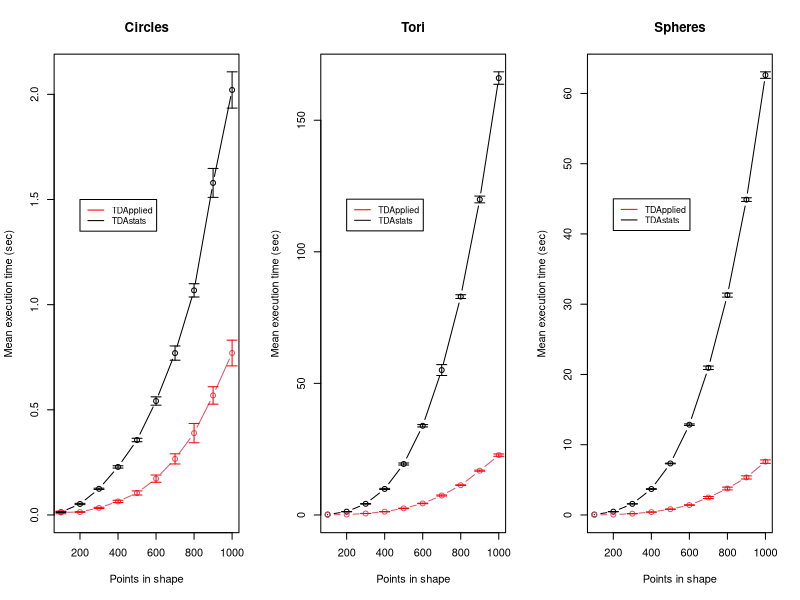
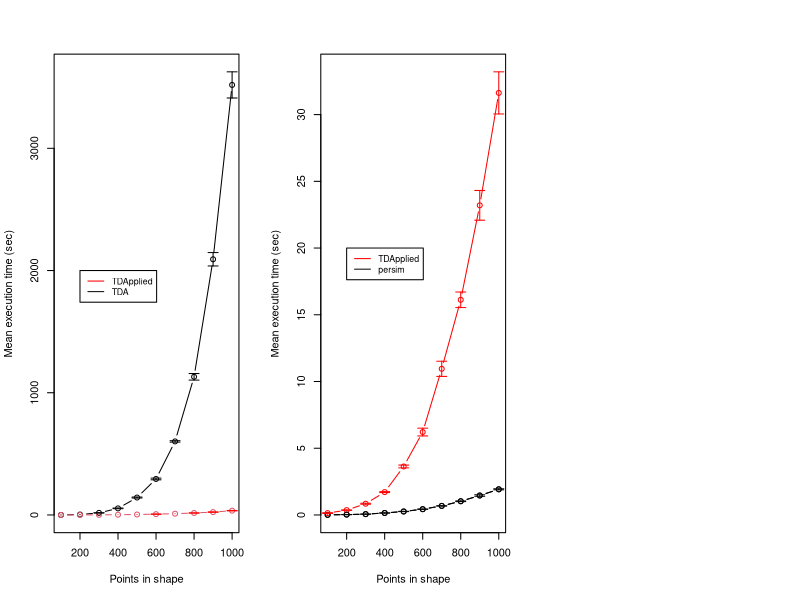

Source code (R) for these figures, in order:
## ---- chunk 1
knitr::opts_chunk$set(echo = TRUE)
## ---- chunk 2
summary_table_circle = data.frame(n_row = rep(seq(100,1000,100),each = 2),mean = c(0.01196892,0.01326358,0.01396093,0.05216095,0.03361042,0.12436731,0.06431270,0.22828629,0.10450339,0.35640080,0.17263622,0.54174340,0.26653392,0.76970870,0.38913472,1.06795118,0.56827831,1.57888129,0.77001960,2.02081304),sd = c(0.010148940,0.002938113,0.002576150,0.004909125,0.004535042,0.004654923,0.008832229,0.008654974,0.015860676,0.013255301,0.027655884,0.031779819,0.038884235,0.054684568,0.074091101,0.050891635,0.066695288,0.110982818,0.098805909,0.139048883),package = rep(c("TDApplied","TDAstats"),10))

summary_table_torus = data.frame(n_row = rep(seq(100,1000,100),each = 2),mean = c(0.0270284175872803,0.166255307197571,0.165945911407471,1.25921893119812,0.547216653823853,4.23308880329132,1.25613822937012,9.88947887420654,2.50379593372345,19.3656851053238,4.3738107919693,33.8885488033295,7.39101943969727,55.0618635654449,11.3016363143921,82.9730611801147,16.8212526082993,119.886588406563,22.7343117952347,166.021493530273),sd = c(0.00628026852286816,0.0207818797344753,0.0132287396951078,0.0617468263761529,0.0395387975829715,0.196572350595388,0.0412505644501839,0.351000536768941,0.142517673337179,0.621714418760195,0.139799366288941,0.715119581947307,0.330074208165256,3.34031068711377,0.216260497620014,1.14642158540614,0.328511302110799,2.05599729628367,0.703949594742105,3.81173452337388),package = rep(c("TDApplied","TDAstats"),10))

summary_table_sphere = data.frame(n_row = rep(seq(100,1000,100),each = 2),mean = c(0.0109694957733154,0.0594853162765503,0.0540436983108521,0.469167232513428,0.182804441452026,1.57912936210632,0.410391473770142,3.69215035438538,0.822147560119629,7.32947452068329,1.40918028354645,12.8482979059219,2.47986209392548,20.9446493387222,3.76364696025848,31.2942998409271,5.3408855676651,44.884921503067,7.59271986484528,62.6113245010376),sd = c(0.00193647497299544,0.00600547924173666,0.00563514382927968,0.0210564179408907,0.0129015865529426,0.0403660633577451,0.0218388344325696,0.077772517180065,0.0319754379649263,0.0762356686089166,0.0567664459109207,0.171412828638123,0.240398206520162,0.398396221629952,0.320522372278111,0.459994662433323,0.365647918767674,0.417413443923572,0.394211392866084,0.746903966284143),package = rep(c("TDApplied","TDAstats"),10))
## ---- chunk 3
par(mfrow = c(1,3))
plot(summary_table_circle$n_row[summary_table_circle$package=="TDAstats"], 
     summary_table_circle$mean[summary_table_circle$package=="TDAstats"], 
     type="b",
     xlim=range(summary_table_circle$n_row),
     ylim=range(0,summary_table_circle$mean+1.96*summary_table_circle$sd/sqrt(10)),
     xlab = "Points in shape",ylab = "Mean execution time (sec)",
     main = "Circles")
lines(summary_table_circle$n_row[summary_table_circle$package=="TDApplied"],
      summary_table_circle$mean[summary_table_circle$package=="TDApplied"], 
      col=2, type="b")
legend(x = 200,y = 1.5,legend = c("TDApplied","TDAstats"),
       col = c("red","black"),lty = c(1,1),cex = 0.8)
arrows(summary_table_circle$n_row[summary_table_circle$package == "TDApplied"], 
       summary_table_circle$mean[summary_table_circle$package == "TDApplied"]
       -1.96*summary_table_circle$sd[summary_table_circle$package == "TDApplied"]/sqrt(10),
       summary_table_circle$n_row[summary_table_circle$package == "TDApplied"], 
       summary_table_circle$mean[summary_table_circle$package == "TDApplied"]
       +1.96*summary_table_circle$sd[summary_table_circle$package == "TDApplied"]/sqrt(10), 
       length=0.05, angle=90, code=3,col = "red")
arrows(summary_table_circle$n_row[summary_table_circle$package == "TDAstats"], 
       summary_table_circle$mean[summary_table_circle$package == "TDAstats"]
       -1.96*summary_table_circle$sd[summary_table_circle$package == "TDAstats"]/sqrt(10), 
       summary_table_circle$n_row[summary_table_circle$package == "TDAstats"], 
       summary_table_circle$mean[summary_table_circle$package == "TDAstats"]
       +1.96*summary_table_circle$sd[summary_table_circle$package == "TDAstats"]/sqrt(10), 
       length=0.05, angle=90, code=3,col = "black")

plot(summary_table_torus$n_row[summary_table_torus$package=="TDAstats"], 
     summary_table_torus$mean[summary_table_torus$package=="TDAstats"], 
     type="b",
     xlim=range(summary_table_torus$n_row),
     ylim=range(0,summary_table_torus$mean+1.96*summary_table_torus$sd/sqrt(10)),
     xlab = "Points in shape",ylab = "Mean execution time (sec)",
     main = "Tori")
lines(summary_table_torus$n_row[summary_table_torus$package=="TDApplied"],
      summary_table_torus$mean[summary_table_torus$package=="TDApplied"], 
      col=2, type="b")
legend(x = 200,y = 120,legend = c("TDApplied","TDAstats"),
       col = c("red","black"),lty = c(1,1),cex = 0.8)
arrows(summary_table_torus$n_row[summary_table_torus$package == "TDApplied"], 
       summary_table_torus$mean[summary_table_torus$package == "TDApplied"]
       -1.96*summary_table_torus$sd[summary_table_torus$package == "TDApplied"]/sqrt(10),
       summary_table_torus$n_row[summary_table_torus$package == "TDApplied"], 
       summary_table_torus$mean[summary_table_torus$package == "TDApplied"]
       +1.96*summary_table_torus$sd[summary_table_torus$package == "TDApplied"]/sqrt(10), 
       length=0.05, angle=90, code=3,col = "red")
arrows(summary_table_torus$n_row[summary_table_torus$package == "TDAstats"], 
       summary_table_torus$mean[summary_table_torus$package == "TDAstats"]
       -1.96*summary_table_torus$sd[summary_table_torus$package == "TDAstats"]/sqrt(10), 
       summary_table_torus$n_row[summary_table_torus$package == "TDAstats"], 
       summary_table_torus$mean[summary_table_torus$package == "TDAstats"]
       +1.96*summary_table_torus$sd[summary_table_torus$package == "TDAstats"]/sqrt(10), 
       length=0.05, angle=90, code=3,col = "black")

plot(summary_table_sphere$n_row[summary_table_sphere$package=="TDAstats"], 
     summary_table_sphere$mean[summary_table_sphere$package=="TDAstats"], 
     type="b",
     xlim=range(summary_table_sphere$n_row),
     ylim=range(0,summary_table_sphere$mean+1.96*summary_table_sphere$sd/sqrt(10)),
     xlab = "Points in shape",ylab = "Mean execution time (sec)",
     main = "Spheres")
lines(summary_table_sphere$n_row[summary_table_sphere$package=="TDApplied"],
      summary_table_sphere$mean[summary_table_sphere$package=="TDApplied"], 
      col=2, type="b")
legend(x = 200,y = 45,legend = c("TDApplied","TDAstats"),
       col = c("red","black"),lty = c(1,1),cex = 0.8)
arrows(summary_table_sphere$n_row[summary_table_sphere$package == "TDApplied"], 
       summary_table_sphere$mean[summary_table_sphere$package == "TDApplied"]
       -1.96*summary_table_sphere$sd[summary_table_sphere$package == "TDApplied"]/sqrt(10),
       summary_table_sphere$n_row[summary_table_sphere$package == "TDApplied"], 
       summary_table_sphere$mean[summary_table_sphere$package == "TDApplied"]
       +1.96*summary_table_sphere$sd[summary_table_sphere$package == "TDApplied"]/sqrt(10), 
       length=0.05, angle=90, code=3,col = "red")
arrows(summary_table_sphere$n_row[summary_table_sphere$package == "TDAstats"], 
       summary_table_sphere$mean[summary_table_sphere$package == "TDAstats"]
       -1.96*summary_table_sphere$sd[summary_table_sphere$package == "TDAstats"]/sqrt(10), 
       summary_table_sphere$n_row[summary_table_sphere$package == "TDAstats"], 
       summary_table_sphere$mean[summary_table_sphere$package == "TDAstats"]
       +1.96*summary_table_sphere$sd[summary_table_sphere$package == "TDAstats"]/sqrt(10), 
       length=0.05, angle=90, code=3,col = "black")
## ---- chunk 4
summary_table = data.frame(n_row = rep(seq(100,1000,100),each = 2),mean = c(0.133,0.220,0.398,3.430,0.953,17.054,1.955,53.896,3.760,142.524,6.604,294.552,10.466,601.802,16.169,1130.289,23.458,2091.953,35.098,3518.517),sd = c(0.022,0.016,0.035,0.186,0.094,1.1889,0.130,4.501,0.211,5.924,0.772,11.244,0.623,9.064,0.989,43.385,1.989,88.432,2.747,172.684),package = rep(c("TDApplied","TDA"),10))

# plot table
plot(summary_table$n_row[summary_table$package=="TDA"], summary_table$mean[summary_table$package=="TDA"], type="b",
     xlim=range(summary_table$n_row), ylim=range(0,summary_table$mean+1.96*summary_table$sd/sqrt(10)),xlab = "Points in shape",ylab = "Mean execution time (sec)")
lines(summary_table$n_row[summary_table$package=="TDApplied"], summary_table$mean[summary_table$package=="TDApplied"], col=2, type="b")
legend(x = 200,y = 2000,legend = c("TDApplied","TDA"),col = c("red","black"),lty = c(1,1),cex = 0.8)
arrows(summary_table$n_row[summary_table$package == "TDApplied"], summary_table$mean[summary_table$package == "TDApplied"]-1.96*summary_table$sd[summary_table$package == "TDApplied"]/sqrt(10), summary_table$n_row[summary_table$package == "TDApplied"], summary_table$mean[summary_table$package == "TDApplied"]+1.96*summary_table$sd[summary_table$package == "TDApplied"]/sqrt(10), length=0.05, angle=90, code=3,col = "red")
arrows(summary_table$n_row[summary_table$package == "TDA"], summary_table$mean[summary_table$package == "TDA"]-1.96*summary_table$sd[summary_table$package == "TDA"]/sqrt(10), summary_table$n_row[summary_table$package == "TDA"], summary_table$mean[summary_table$package == "TDA"]+1.96*summary_table$sd[summary_table$package == "TDA"]/sqrt(10), length=0.05, angle=90, code=3,col = "black")
## ---- chunk 5
summary_table = data.frame(n_row = rep(seq(100,1000,100),each = 2),mean = c(0.1387,0.0068,0.3624,0.0271,0.8414,0.061,1.7132,0.148,3.6323,0.26,6.2132,0.4322,10.9508,0.6787,16.1213,1.027,23.2014,1.4571,31.6256,1.922),sd = c(0.043,0.0015,0.0166,0.0082,0.0553,0.0087,0.0549,0.019,0.1713,0.019,0.4691,0.0209,0.9173,0.0235,0.9388,0.0404,1.7964,0.0903,2.5457,0.0618),package = rep(c("TDApplied","persim"),10))

# plot table
plot(summary_table$n_row[summary_table$package=="TDApplied"], summary_table$mean[summary_table$package=="persim"], type="b",
     xlim=range(summary_table$n_row), ylim=range(0,summary_table$mean+1.96*summary_table$sd/sqrt(10)),xlab = "Points in shape",ylab = "Mean execution time (sec)")
lines(summary_table$n_row[summary_table$package=="TDApplied"], summary_table$mean[summary_table$package=="TDApplied"], col="red", type="b")
lines(summary_table$n_row[summary_table$package=="persim"], summary_table$mean[summary_table$package=="persim"], col="black", type="b")
legend(x = 200,y = 20,legend = c("TDApplied","persim"),col = c("red","black"),lty = c(1,1),cex = 0.8)
arrows(summary_table$n_row[summary_table$package == "TDApplied"], summary_table$mean[summary_table$package == "TDApplied"]-1.96*summary_table$sd[summary_table$package == "TDApplied"]/sqrt(10), summary_table$n_row[summary_table$package == "TDApplied"], summary_table$mean[summary_table$package == "TDApplied"]+1.96*summary_table$sd[summary_table$package == "TDApplied"]/sqrt(10), length=0.05, angle=90, code=3,col = "red")
arrows(summary_table$n_row[summary_table$package == "persim"], summary_table$mean[summary_table$package == "persim"]-1.96*summary_table$sd[summary_table$package == "persim"]/sqrt(10), summary_table$n_row[summary_table$package == "persim"], summary_table$mean[summary_table$package == "persim"]+1.96*summary_table$sd[summary_table$package == "persim"]/sqrt(10), length=0.05, angle=90, code=3,col = "black")
